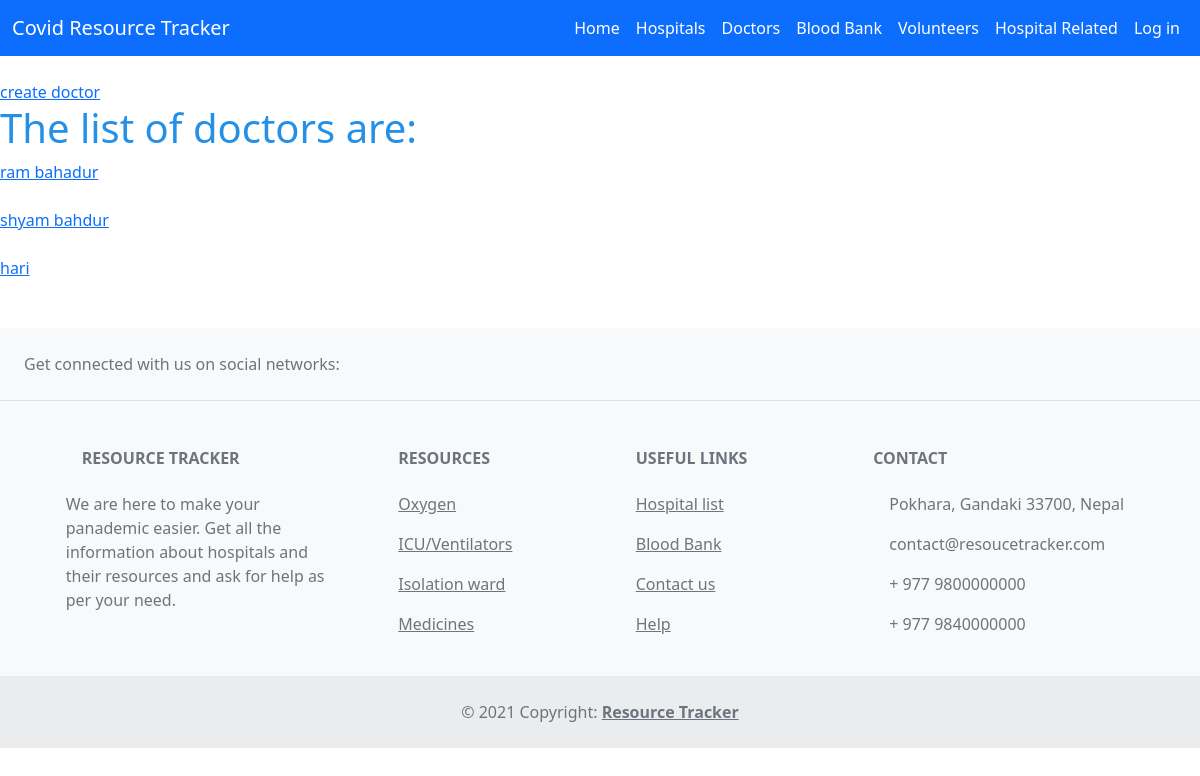
The app's page /admin_doctor_list (signed in) with its own data.
### apps/models.py (models this page shows, shortened)
class Doctor(models.Model):
    hospital = models.ForeignKey(Hospital, on_delete=models.CASCADE)
    name = models.CharField(max_length=255)
    email = models.EmailField(unique=True, blank=True, null=True)
    address = models.CharField(max_length=255)
    speciality = models.TextField()
    nmc_no = models.CharField(max_length=10)
    doctor_image = models.ImageField(upload_to='doctor_image')

### apps/views.py (the view)
# urls.py: path('admin_doctor_list', admin_doctor_list, name='admin_doctor_list'),
@login_required
def admin_doctor_list(request):
    doctors = Doctor.objects.all()
    context = {
        'doctors': doctors,
    }
    return render(request, 'apps/admin_doctor_list.html', context)

### apps/templates/apps/admin_doctor_list.html (shortened to what this page needs)
{% extends 'base.html' %}
{% block content %}
<br>
<a href="{% url 'admin_doctor_create' %}">create doctor</a>
<h1>The list of doctors are:</h1>
{% for doctor in doctors %}
<a href="{% url 'admin_doctor_detail' doctor.pk %}"> {{ doctor.name }}</a>
<br>
<br>
{% endfor %}
<br>
{% endblock content %}

### static/css/base.css (style rules this page uses)
h1 { color:rgb(37, 144, 231); }

### records on screen
Doctor: name "ram bahadur"
Doctor: name "shyam bahdur"
Doctor: name "hari"
